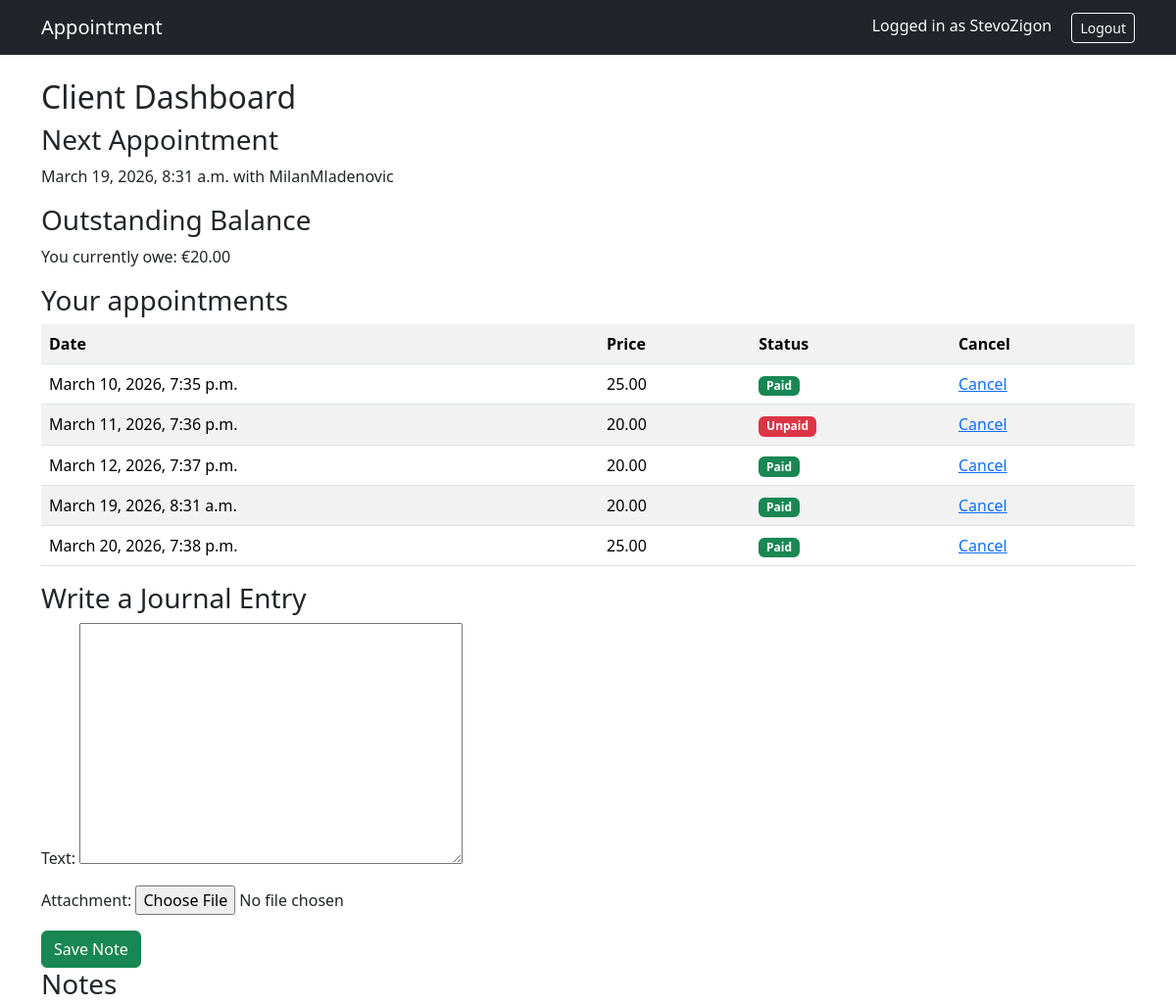
The page /client/ (signed in, upper part) on the database as committed earlier.
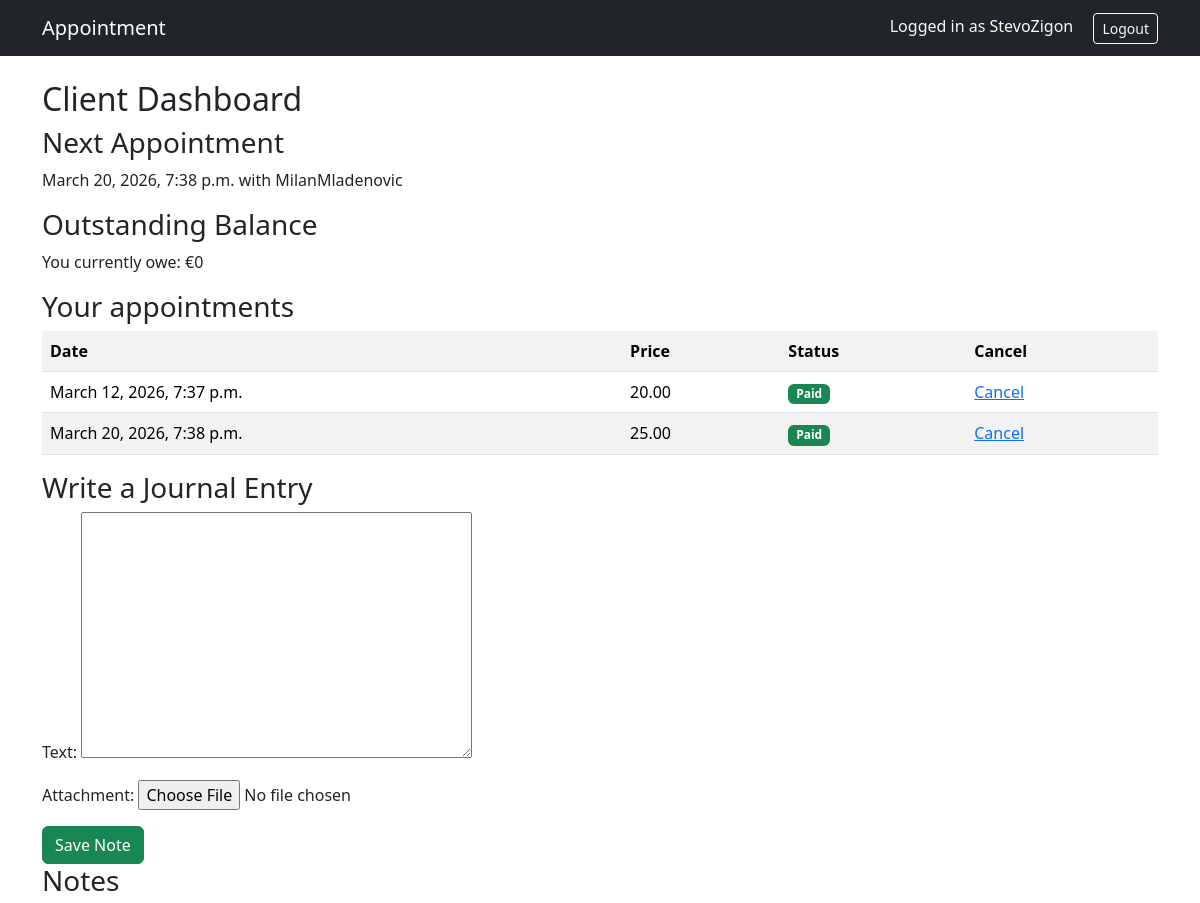
The same page on the database as committed later.
### appointments/models.py (models this page shows, shortened)
class Appointment(models.Model):
    psychologist = models.ForeignKey(
        settings.AUTH_USER_MODEL,
        on_delete=models.CASCADE,
        related_name='appointments_as_psychologist',
        limit_choices_to={'role':'psychologist'}
    )
    client = models.ForeignKey(
        settings.AUTH_USER_MODEL,
        on_delete=models.CASCADE,
        related_name='appointment_as_client',
        limit_choices_to={'role':'client'}
    )
    start_time = models.DateTimeField()
    end_time = models.DateTimeField()
    price = models.DecimalField(max_digits=8, decimal_places=2)
    paid = models.BooleanField(default=False)

### users/models.py (models this page shows)
class User(AbstractUser):
    ROLE_CHOICES = (
        ('psychologist', 'Psychologist'),
        ('client', 'Client'),
    )
    role = models.CharField(max_length=20, choices=ROLE_CHOICES)

### users/views.py (the view)
# urls.py: path('client/', client_dashboard, name='client_dashboard'),
@login_required
def client_dashboard(request):
    appointments = Appointment.objects.filter(client=request.user).order_by('start_time')
    next_appointment = appointments.filter(
        start_time__gte=timezone.now()
    ).order_by('start_time').first()
    unpaid_appointments = appointments.filter(paid=False)
    total_due = sum(a.price for a in unpaid_appointments)
    notes = Note.objects.filter(
        client=request.user,
        visible_to_client=True
    ).order_by('-created_at')
    if request.method == "POST":
        form = ClientNoteForm(request.POST, request.FILES)
        if form.is_valid():
            note = form.save(commit=False)
            note.client = request.user
            note.author = request.user
            note.visible_to_client = True
            note.save()
            return redirect("client_dashboard")
    else:
        form = ClientNoteForm()
    return render(request, 'client_dashboard.html', {
        'appointments': appointments,
        'next_appointment': next_appointment,
        'total_due': total_due,
        'notes': notes,
        'form': form
    })

### appointments/forms.py
class ClientNoteForm(forms.ModelForm):
    class Meta:
        model = Note
        fields = ["text", "attachment"]

### templates/client_dashboard.html (shortened to what this page needs)
{% extends "base.html" %}
{% block content %}
<h2>Client Dashboard</h2>
<h3>Next Appointment</h3>
{% if next_appointment %}
<p>
    {{ next_appointment.start_time }} with
    {{ next_appointment.psychologist.username }}
</p>
{% else %}
<p>No upcoming appointments</p>
{% endif %}
<h3>Outstanding Balance</h3>
<p>You currently owe: €{{ total_due }}</p>
<h3>Your appointments</h3>
<table class="table table-striped">
<tr>
    <th>Date</th>
    <th>Price</th>
    <th>Status</th>
    <th>Cancel</th>
</tr>
{% for appointment in appointments %}
<tr>
    <td>{{ appointment.start_time }}</td>
    <td>{{ appointment.price }}</td>
    <td>
        {% if appointment.paid %}
            <span class="badge bg-success">Paid</span>
        {% else %}
            <span class="badge bg-danger">Unpaid</span>
        {% endif %}
    </td>
    <td>
        <a href="{% url 'cancel_appointment' appointment.id %}">
            Cancel
        </a>
    </td>
</tr>
{% endfor %}
</table>
<h3>Write a Journal Entry</h3>
<form method="post" enctype="multipart/form-data">
    {{ form.as_p }}
    <button class="btn btn-success">Save Note</button>
</form>
<h3>Notes</h3>
{% endblock %}

Rows that differ between the two databases and show on the page:
removed Appointment: start_time "March 19, 2026, 8:31 a.m.", psychologist.username "MilanMladenovic", price "20.00", paid "Paid"
removed Appointment: start_time "March 10, 2026, 7:35 p.m.", price "25.00", paid "Paid"
removed Appointment: start_time "March 11, 2026, 7:36 p.m.", price "20.00", paid "Unpaid"
Other text that changed with them:
{{ next_appointment.start_time }}: "March 19, 2026, 8:31 a.m." → "March 20, 2026, 7:38 p.m."
{{ total_due }}: "20.00" → "0"
